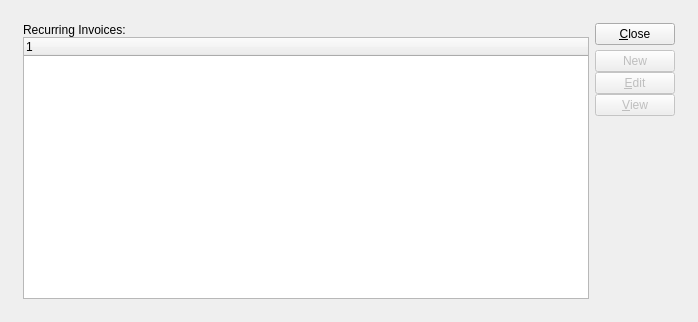
<?xml version="1.0" encoding="UTF-8"?>
<ui version="4.0">
 <comment>This file is part of the xTuple ERP: PostBooks Edition, a free and
open source Enterprise Resource Planning software suite,
Copyright (c) 1999-2019 by OpenMFG LLC, d/b/a xTuple.
It is licensed to you under the Common Public Attribution License
version 1.0, the full text of which (including xTuple-specific Exhibits)
is available at www.xtuple.com/CPAL.  By using this software, you agree
to be bound by its terms.</comment>
 <class>listRecurringInvoices</class>
 <widget class="QWidget" name="listRecurringInvoices">
  <property name="geometry">
   <rect>
    <x>0</x>
    <y>0</y>
    <width>698</width>
    <height>322</height>
   </rect>
  </property>
  <property name="windowTitle">
   <string>List Recurring Invoices</string>
  </property>
  <layout class="QGridLayout" name="gridLayout_2">
   <item row="0" column="0">
    <layout class="QGridLayout" name="gridLayout">
     <property name="margin">
      <number>12</number>
     </property>
     <property name="spacing">
      <number>12</number>
     </property>
     <item row="0" column="0" colspan="2">
      <layout class="QHBoxLayout" name="horizontalLayout">
       <item>
        <layout class="QVBoxLayout">
         <property name="spacing">
          <number>0</number>
         </property>
         <item>
          <widget class="QLabel" name="_invoicesLit">
           <property name="text">
            <string>Recurring Invoices:</string>
           </property>
           <property name="buddy">
            <cstring>_invchead</cstring>
           </property>
          </widget>
         </item>
         <item>
          <widget class="XTreeWidget" name="_invchead">
           <property name="rootIsDecorated">
            <bool>false</bool>
           </property>
          </widget>
         </item>
        </layout>
       </item>
       <item>
        <layout class="QVBoxLayout">
         <property name="spacing">
          <number>5</number>
         </property>
         <item>
          <widget class="QPushButton" name="_close">
           <property name="text">
            <string>&amp;Close</string>
           </property>
          </widget>
         </item>
         <item>
          <layout class="QVBoxLayout">
           <property name="spacing">
            <number>0</number>
           </property>
           <item>
            <widget class="QPushButton" name="_new">
             <property name="enabled">
              <bool>false</bool>
             </property>
             <property name="text">
              <string>New</string>
             </property>
            </widget>
           </item>
           <item>
            <widget class="QPushButton" name="_edit">
             <property name="enabled">
              <bool>false</bool>
             </property>
             <property name="text">
              <string>&amp;Edit</string>
             </property>
            </widget>
           </item>
           <item>
            <widget class="QPushButton" name="_view">
             <property name="enabled">
              <bool>false</bool>
             </property>
             <property name="text">
              <string>&amp;View</string>
             </property>
            </widget>
           </item>
          </layout>
         </item>
         <item>
          <layout class="QVBoxLayout">
           <property name="spacing">
            <number>0</number>
           </property>
           <item>
            <layout class="QHBoxLayout">
             <property name="topMargin">
              <number>0</number>
             </property>
             <property name="bottomMargin">
              <number>0</number>
             </property>
            </layout>
           </item>
          </layout>
         </item>
         <item>
          <spacer>
           <property name="orientation">
            <enum>Qt::Vertical</enum>
           </property>
           <property name="sizeType">
            <enum>QSizePolicy::Expanding</enum>
           </property>
           <property name="sizeHint" stdset="0">
            <size>
             <width>20</width>
             <height>20</height>
            </size>
           </property>
          </spacer>
         </item>
        </layout>
       </item>
      </layout>
     </item>
    </layout>
   </item>
  </layout>
 </widget>
 <layoutdefault spacing="6" margin="11"/>
 <customwidgets>
  <customwidget>
   <class>XTreeWidget</class>
   <extends>QTreeWidget</extends>
   <header>xtreewidget.h</header>
   <container>1</container>
  </customwidget>
 </customwidgets>
 <tabstops>
  <tabstop>_invchead</tabstop>
  <tabstop>_edit</tabstop>
  <tabstop>_view</tabstop>
  <tabstop>_close</tabstop>
 </tabstops>
 <resources/>
 <connections>
  <connection>
   <sender>_close</sender>
   <signal>clicked()</signal>
   <receiver>listRecurringInvoices</receiver>
   <slot>close()</slot>
   <hints>
    <hint type="sourcelabel">
     <x>579</x>
     <y>26</y>
    </hint>
    <hint type="destinationlabel">
     <x>20</x>
     <y>20</y>
    </hint>
   </hints>
  </connection>
 </connections>
</ui>
